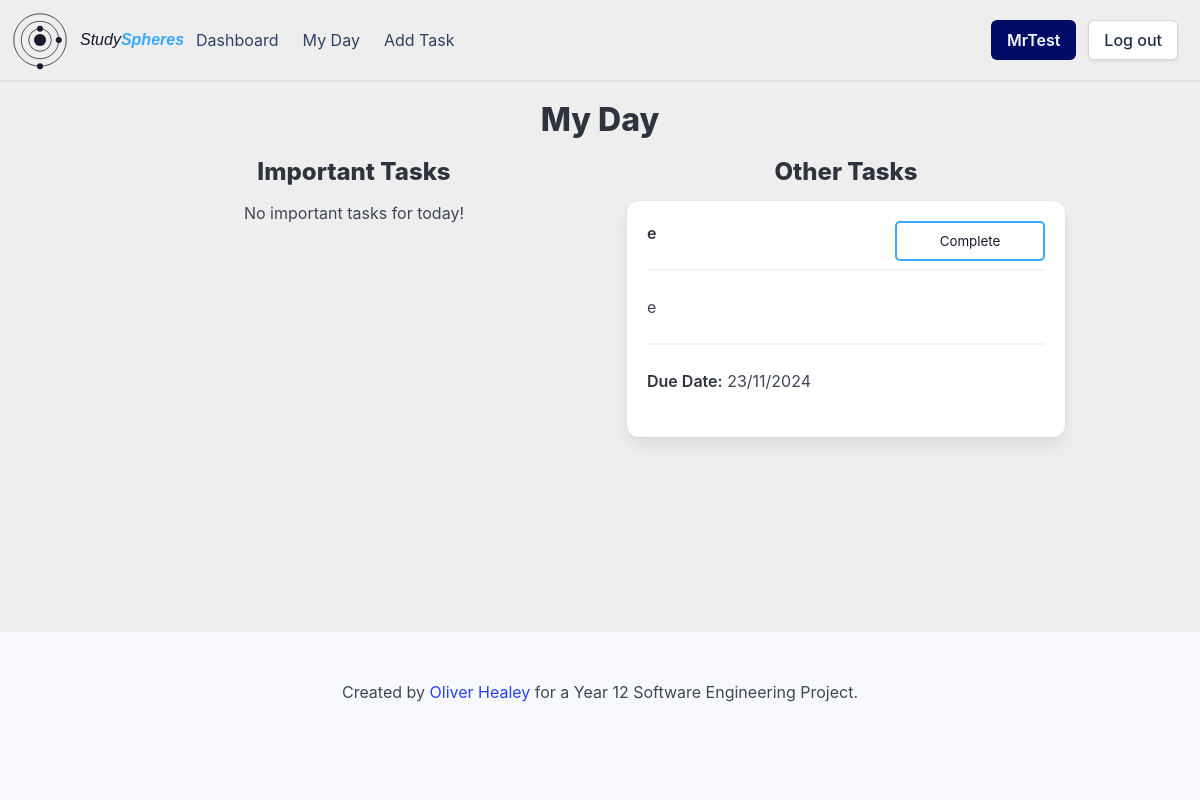
Screenshot of /myday (signed in) with the database file from the repository.
### setup_db.py (models this page shows)
class Task(Base):
    __tablename__ = 'tasks'
    task_id = Column(String, primary_key=True)
    name = Column(String, nullable=False)
    details = Column(String)
    important = Column(Boolean, nullable=False)
    due_date = Column(DateTime, nullable=False)
    completed = Column(Boolean, nullable=False)
    user_id = Column(String, ForeignKey('userdetails.id'), nullable=False)
    group_id = Column(String, ForeignKey('groups.group_id'), nullable=False)
    user = relationship('User', back_populates='tasks')
    groups = relationship('Group', back_populates='tasks')

### app.py (the view)
@app.route('/myday')
def myday():
    if flaskSession.get('userId') is None:
        return redirect(url_for('login'))
    userId = flaskSession.get('userId')
    current_date = datetime.datetime.now().date()
    tasks = sessionDb.query(Task).filter(Task.user_id == userId).all()
    tasks = [task for task in tasks if task.due_date.date() == current_date]
    return render_template('myday.html', tasks=tasks, showDetails=True)

### templates/myday.html (shortened to what this page needs)
{% extends "base_loggedin.html" %}
{% block heading %}My Day{% endblock %}
{% block content %}
    <div class="container">
        <div class="day-overview">
            {% if tasks|length == 0 %}
                <p>No tasks for today! Add some tasks <a href="/addtask">here.</a></p>
            {% else %}
                {% set important_tasks = tasks|selectattr('important')|list %}
                {% set other_tasks = tasks|rejectattr('important')|list %}
                <div class="columns is-multiline">
                    <div class="column is-half">
                        <h3 class="has-text-centered">Important Tasks</h3>
                        {% if important_tasks|length == 0 %}
                            <p class="has-text-centered">No important tasks for today!</p>
                        {% else %}
                            {% for task in tasks %}
                                {% if task.important %}
                                    {% include 'task_box.html' %}
                                {% endif %}
                            {% endfor %}
                        {% endif %}
                    </div>
                    <div class="column is-half">
                        <h3 class="has-text-centered">Other Tasks</h3>
                        {% if other_tasks|length == 0 %}
                            <p class="has-text-centered">No other tasks for today!</p>
                        {% else %}
                            {% for task in tasks %}
                                {% if not task.important %}
                                    {% include 'task_box.html' %}
                                {% endif %}
                            {% endfor %}
                        {% endif %}
                    </div>
                </div>
            {% endif %}
        </div>
    </div>
{% endblock %}

### templates/task_box.html (shortened to what this page needs)
<div class="box task-box" onclick="window.location.href='/task/{{ task.task_id }}'">
    <div class="content">
        <p>
            <strong class="{{ 'has-text-success' if task.completed else '' }}">{{ task.name }}</strong>
            <hr>
            {% if showDetails %}
                {% if task.details %}
                    {{ task.details }}
                {% else %}
                    No details available.
                {% endif %}
                <hr>
            {% endif %}
            {% if not task.completed %}
                <strong class="">Due Date:</strong> {{ task.due_date.strftime('%d/%m/%Y') }}<br>
            {% else %}
                <strong class="has-text-success">Task Complete</strong>
            {% endif %}
        </p>
    </div>
    {% if not task.completed %}
        <form action="/complete" method="POST">
            <input type="submit" value="Complete" class="task-complete-button">
        </form>
    {% else %}
        <form action="/decomplete" method="POST">
            <input type="hidden" name="task_id" value="{{ task.task_id }}">
            <input type="submit" value="Remove Complete" class="task-complete-button">
        </form>
    {% endif %}
</div>

### static/styles/styles.css (style rules this page uses)
:root { --bulma-primary-h: 206deg; --bulma-primary-l: 61%; --bulma-link-l: 20%; --bulma-info-h: 63deg; --bulma-info-l: 68%; --bulma-scheme-s: 36%; --bulma-body-background-color: light-dark(#eeeeee, #0f141f); color-scheme: light dark; --accent-color: light-dark(#1c182c, #e0e0e0); --accent-color-invert: light-dark(#e0e0e0, #160f34); }
body { margin: none; padding: none; }
.task-box { position: relative; overflow: hidden; transition: all 0.5s; cursor: pointer; margin: 15px; }
.task-box:before { content: ''; position: absolute; opacity: 0; height: 100%; width: 100%; top: 0px; bottom: 0px; right: 0px; align-content: center; padding: 10px; transition: 0.5s; color: #0f141f; background-color: var(--bulma-primary); }
.task-box:after { content: 'Click for more details...'; opacity: 0; position: absolute; bottom: -20px; right: 20px; transition: 0.5s; font-size: 0.7rem; }
.task-complete-button { position: absolute; top: 20px; right: 20px; width: 150px; height: 40px; background-color: transparent; border: var(--bulma-primary) solid 2px; color: var(--accent-color); border-radius: 5px; padding: 5px; cursor: pointer; }

### rows the page displays
Task: name "e", details "e", due_date "23/11/2024"

### other values shown
{{ session['username'] }} "MrTest"
